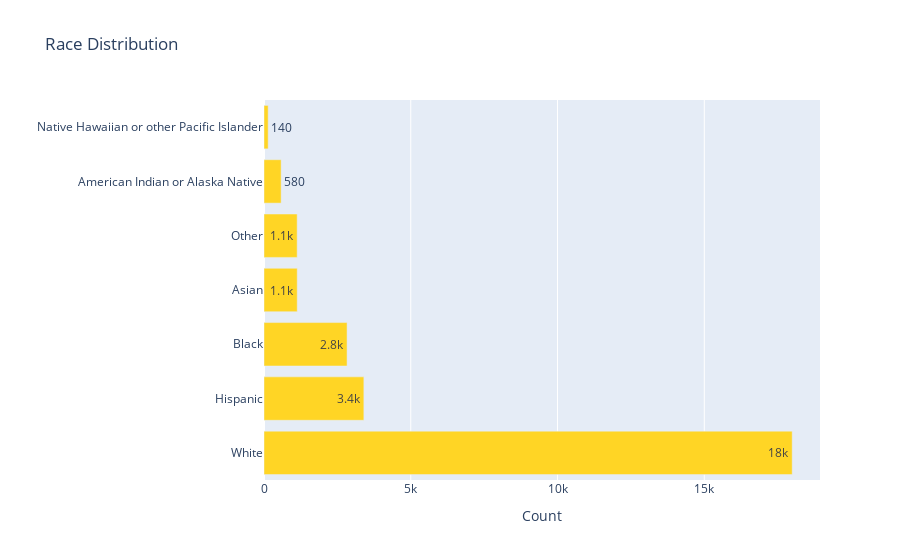

The notebook cell saved with this chart:
### Code cell
# look at distinct values from each RACEMOD 1-6 and HISP to determin what counts as a yes
print_distinct_values('df_combined','RACEMOD_1')

# get count of each race
df_race_count = sqldf(
    """
    SELECT 
        Count(CASE WHEN RACEMOD_1 IN ('White', 'Yes', 'Selected') THEN 1 END) as White,
        Count(CASE WHEN RACEMOD_2 IN ('Black or African American', 'Yes', 'Selected') THEN 1 END) as Black,
        Count(CASE WHEN RACEMOD_3 IN ('Asian or Asian-American', 'Asian or Asian American', 'Yes', 'Selected') THEN 1 END) as Asian,
        Count(CASE WHEN RACEMOD_4 IN ('American Indian or Alaska Native', 'Yes', 'Selected') THEN 1 END) as 'American Indian or Alaska Native',
        Count(CASE WHEN RACEMOD_5 IN ('Native Hawaiian or other Pacific Islander', 'Yes', 'Selected') THEN 1 END) as 'Native Hawaiian or other Pacific Islander',
        Count(CASE WHEN HISP = 'Yes' THEN 1 END) as Hispanic,
        Count(CASE WHEN RACEMOD_6 IN ('Some other race or origin', 'Yes', 'Selected') THEN 1 END) as 'Other'
    FROM df_combined
    """
)
df_race_count.to_csv("result.csv",index=False)

# convert columns to rows 
df_race_count_long = pd.melt(
    df_race_count,
    var_name='Race',
    value_name='Count'
)
df_race_count_long.to_csv("result2.csv",index=False)

fig = px.bar(
    df_race_count_long, 
    y='Race', 
    x='Count',
    title='Race Distribution',
    text_auto='.2s', # put numbers in K format
    color_discrete_sequence=['#ffd525']
    
)
fig.update_yaxes(title="").update_layout(yaxis={'categoryorder':'total descending'}).show()

### Figure 1 — Plotly figure (JSON) as saved in the notebook; plotly's stock layout.template omitted (floating-point values rounded to 4 significant figures)
{"data": [{"alignmentgroup": "True", "hovertemplate": "Count=%{x}<br>Race=%{y}<extra></extra>", "legendgroup": "", "marker": {"color": "#ffd525", "pattern": {"shape": ""}}, "name": "", "offsetgroup": "", "orientation": "h", "showlegend": false, "textposition": "auto", "texttemplate": "%{x:.2s}", "type": "bar", "x": [17995, 2830, 1132, 584, 142, 3402, 1130], "xaxis": "x", "y": ["White", "Black", "Asian", "American Indian or Alaska Native", "Native Hawaiian or other Pacific Islander", "Hispanic", "Other"], "yaxis": "y"}], "layout": {"barmode": "relative", "legend": {"tracegroupgap": 0}, "title": {"text": "Race Distribution"}, "xaxis": {"anchor": "y", "domain": [0, 1], "title": {"text": "Count"}}, "yaxis": {"anchor": "x", "categoryorder": "total descending", "domain": [0, 1], "title": {"text": ""}}}}
